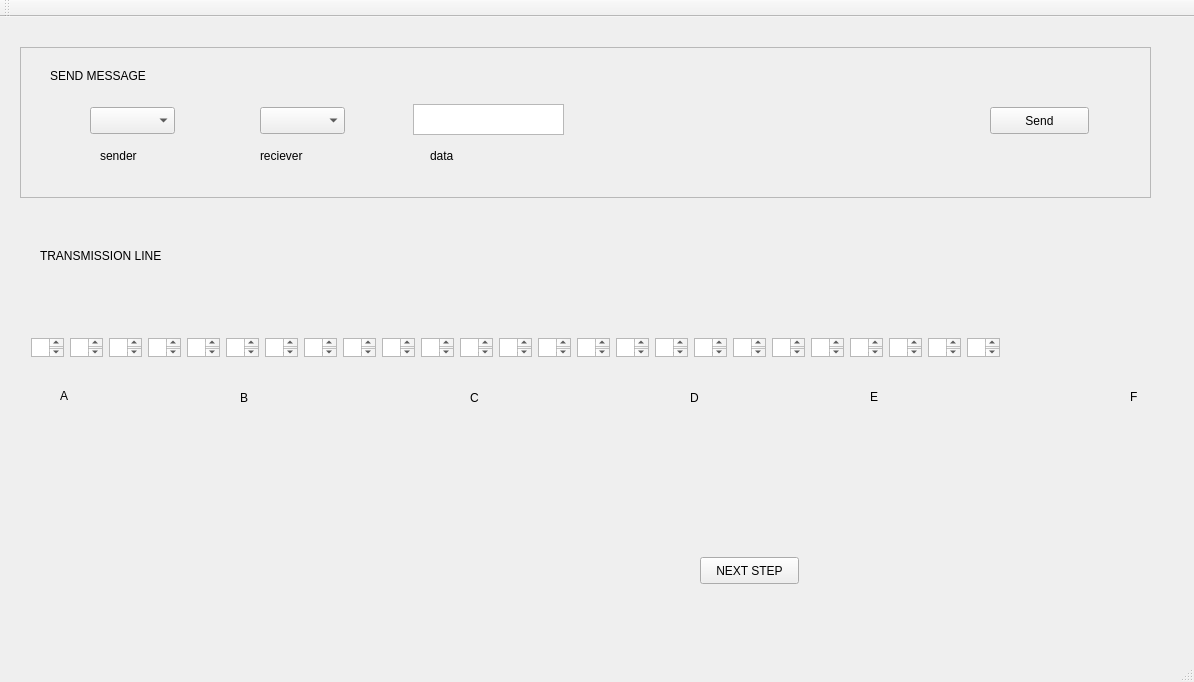
<?xml version="1.0" encoding="UTF-8"?>
<ui version="4.0">
 <class>MainWindow</class>
 <widget class="QMainWindow" name="MainWindow">
  <property name="geometry">
   <rect>
    <x>0</x>
    <y>0</y>
    <width>1194</width>
    <height>682</height>
   </rect>
  </property>
  <property name="windowTitle">
   <string>MainWindow</string>
  </property>
  <widget class="QWidget" name="centralWidget">
   <widget class="QComboBox" name="comboBox">
    <property name="geometry">
     <rect>
      <x>260</x>
      <y>90</y>
      <width>85</width>
      <height>27</height>
     </rect>
    </property>
   </widget>
   <widget class="QComboBox" name="comboBox_2">
    <property name="geometry">
     <rect>
      <x>90</x>
      <y>90</y>
      <width>85</width>
      <height>27</height>
     </rect>
    </property>
   </widget>
   <widget class="QLabel" name="label">
    <property name="geometry">
     <rect>
      <x>100</x>
      <y>130</y>
      <width>67</width>
      <height>17</height>
     </rect>
    </property>
    <property name="text">
     <string>sender</string>
    </property>
   </widget>
   <widget class="QLabel" name="label_2">
    <property name="geometry">
     <rect>
      <x>260</x>
      <y>130</y>
      <width>67</width>
      <height>17</height>
     </rect>
    </property>
    <property name="text">
     <string>reciever</string>
    </property>
   </widget>
   <widget class="QLabel" name="label_3">
    <property name="geometry">
     <rect>
      <x>430</x>
      <y>130</y>
      <width>67</width>
      <height>17</height>
     </rect>
    </property>
    <property name="text">
     <string>data</string>
    </property>
   </widget>
   <widget class="QFrame" name="frame">
    <property name="geometry">
     <rect>
      <x>20</x>
      <y>30</y>
      <width>1131</width>
      <height>151</height>
     </rect>
    </property>
    <property name="frameShape">
     <enum>QFrame::StyledPanel</enum>
    </property>
    <property name="frameShadow">
     <enum>QFrame::Raised</enum>
    </property>
    <widget class="QLabel" name="label_4">
     <property name="geometry">
      <rect>
       <x>30</x>
       <y>20</y>
       <width>121</width>
       <height>17</height>
      </rect>
     </property>
     <property name="text">
      <string>SEND MESSAGE</string>
     </property>
    </widget>
    <widget class="QPushButton" name="pushButton">
     <property name="geometry">
      <rect>
       <x>970</x>
       <y>60</y>
       <width>99</width>
       <height>27</height>
      </rect>
     </property>
     <property name="text">
      <string>Send</string>
     </property>
    </widget>
    <widget class="QTextEdit" name="textEdit_26">
     <property name="geometry">
      <rect>
       <x>393</x>
       <y>57</y>
       <width>151</width>
       <height>31</height>
      </rect>
     </property>
    </widget>
   </widget>
   <widget class="QWidget" name="horizontalLayoutWidget">
    <property name="geometry">
     <rect>
      <x>20</x>
      <y>310</y>
      <width>991</width>
      <height>41</height>
     </rect>
    </property>
    <layout class="QHBoxLayout" name="horizontalLayout">
     <item>
      <widget class="QTextEdit" name="textEdit_25"/>
     </item>
     <item>
      <widget class="QTextEdit" name="textEdit_24"/>
     </item>
     <item>
      <widget class="QTextEdit" name="textEdit_23"/>
     </item>
     <item>
      <widget class="QTextEdit" name="textEdit_22"/>
     </item>
     <item>
      <widget class="QTextEdit" name="textEdit_21"/>
     </item>
     <item>
      <widget class="QTextEdit" name="textEdit_20"/>
     </item>
     <item>
      <widget class="QTextEdit" name="textEdit_19"/>
     </item>
     <item>
      <widget class="QTextEdit" name="textEdit_18"/>
     </item>
     <item>
      <widget class="QTextEdit" name="textEdit_17"/>
     </item>
     <item>
      <widget class="QTextEdit" name="textEdit_16"/>
     </item>
     <item>
      <widget class="QTextEdit" name="textEdit_15"/>
     </item>
     <item>
      <widget class="QTextEdit" name="textEdit_14"/>
     </item>
     <item>
      <widget class="QTextEdit" name="textEdit_13"/>
     </item>
     <item>
      <widget class="QTextEdit" name="textEdit_12"/>
     </item>
     <item>
      <widget class="QTextEdit" name="textEdit_11"/>
     </item>
     <item>
      <widget class="QTextEdit" name="textEdit_10"/>
     </item>
     <item>
      <widget class="QTextEdit" name="textEdit_9"/>
     </item>
     <item>
      <widget class="QTextEdit" name="textEdit_8"/>
     </item>
     <item>
      <widget class="QTextEdit" name="textEdit_7"/>
     </item>
     <item>
      <widget class="QTextEdit" name="textEdit_6"/>
     </item>
     <item>
      <widget class="QTextEdit" name="textEdit_5"/>
     </item>
     <item>
      <widget class="QTextEdit" name="textEdit_4"/>
     </item>
     <item>
      <widget class="QTextEdit" name="textEdit_3"/>
     </item>
     <item>
      <widget class="QTextEdit" name="textEdit_2"/>
     </item>
     <item>
      <widget class="QTextEdit" name="textEdit"/>
     </item>
    </layout>
   </widget>
   <widget class="QLabel" name="label_5">
    <property name="geometry">
     <rect>
      <x>40</x>
      <y>230</y>
      <width>151</width>
      <height>17</height>
     </rect>
    </property>
    <property name="text">
     <string>TRANSMISSION LINE</string>
    </property>
   </widget>
   <widget class="QLabel" name="label_6">
    <property name="geometry">
     <rect>
      <x>60</x>
      <y>370</y>
      <width>16</width>
      <height>17</height>
     </rect>
    </property>
    <property name="text">
     <string>A</string>
    </property>
   </widget>
   <widget class="QLabel" name="label_7">
    <property name="geometry">
     <rect>
      <x>240</x>
      <y>370</y>
      <width>16</width>
      <height>21</height>
     </rect>
    </property>
    <property name="text">
     <string>B</string>
    </property>
   </widget>
   <widget class="QLabel" name="label_8">
    <property name="geometry">
     <rect>
      <x>470</x>
      <y>370</y>
      <width>16</width>
      <height>21</height>
     </rect>
    </property>
    <property name="text">
     <string>C</string>
    </property>
   </widget>
   <widget class="QLabel" name="label_9">
    <property name="geometry">
     <rect>
      <x>690</x>
      <y>370</y>
      <width>16</width>
      <height>21</height>
     </rect>
    </property>
    <property name="text">
     <string>D</string>
    </property>
   </widget>
   <widget class="QLabel" name="label_10">
    <property name="geometry">
     <rect>
      <x>870</x>
      <y>370</y>
      <width>16</width>
      <height>20</height>
     </rect>
    </property>
    <property name="text">
     <string>E</string>
    </property>
   </widget>
   <widget class="QLabel" name="label_11">
    <property name="geometry">
     <rect>
      <x>1130</x>
      <y>370</y>
      <width>20</width>
      <height>20</height>
     </rect>
    </property>
    <property name="text">
     <string>F</string>
    </property>
   </widget>
   <widget class="QPushButton" name="pushButton_2">
    <property name="geometry">
     <rect>
      <x>700</x>
      <y>540</y>
      <width>99</width>
      <height>27</height>
     </rect>
    </property>
    <property name="text">
     <string>NEXT STEP</string>
    </property>
   </widget>
   <zorder>frame</zorder>
   <zorder>comboBox</zorder>
   <zorder>comboBox_2</zorder>
   <zorder>label</zorder>
   <zorder>label_2</zorder>
   <zorder>label_3</zorder>
   <zorder>horizontalLayoutWidget</zorder>
   <zorder>label_5</zorder>
   <zorder>label_6</zorder>
   <zorder>label_7</zorder>
   <zorder>label_8</zorder>
   <zorder>label_9</zorder>
   <zorder>label_10</zorder>
   <zorder>label_11</zorder>
   <zorder>pushButton_2</zorder>
  </widget>
  <widget class="QMenuBar" name="menuBar">
   <property name="geometry">
    <rect>
     <x>0</x>
     <y>0</y>
     <width>1194</width>
     <height>25</height>
    </rect>
   </property>
  </widget>
  <widget class="QToolBar" name="mainToolBar">
   <attribute name="toolBarArea">
    <enum>TopToolBarArea</enum>
   </attribute>
   <attribute name="toolBarBreak">
    <bool>false</bool>
   </attribute>
  </widget>
  <widget class="QStatusBar" name="statusBar"/>
 </widget>
 <layoutdefault spacing="6" margin="11"/>
 <resources/>
 <connections/>
</ui>
